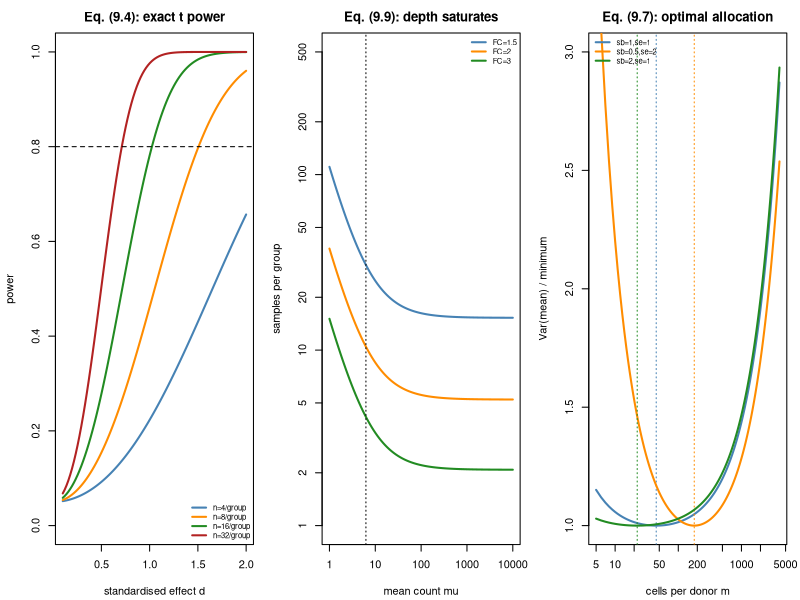

The R source for this figure:
## ---- chunk 1
suppressPackageStartupMessages(library(pwr))
MODULE_NAME <- "09_power_and_sample_size"
OUT <- file.path(Sys.getenv("STATS_OUT", unset = "results"), MODULE_NAME)
dir.create(OUT, recursive = TRUE, showWarnings = FALSE)
header <- function(txt) cat("\n", strrep("=", 72), "\n", txt, "\n",
                            strrep("=", 72), "\n", sep = "")
## ---- chunk 2
header("1. Normal approximation (9.1)-(9.2) vs exact non-central t (9.4)")
power_z <- function(d, n, alpha = 0.05) {                      # eq. (9.1)
  lam <- d / sqrt(2 / n); z <- qnorm(1 - alpha / 2)
  pnorm(lam - z) + pnorm(-z - lam)
}
n_from_z <- function(d, power = 0.8, alpha = 0.05)              # eq. (9.2)
  2 * (qnorm(1 - alpha/2) + qnorm(power))^2 / d^2
power_t <- function(d, n, alpha = 0.05) {                      # eq. (9.4)
  df <- 2 * n - 2; lam <- d * sqrt(n / 2)                      # non-centrality
  pt(qt(1 - alpha/2, df), df, lam, lower.tail = FALSE) +
    pt(-qt(1 - alpha/2, df), df, lam)
}
cat(sprintf("%6s%15s%14s%15s%15s%16s\n", "d", "n/group (9.2)", "Lehr 16/d^2",
            "exact n (9.4)", "power@exact n", "pwr::pwr.t.test"))
for (d in c(0.2, 0.3, 0.5, 0.8, 1.0, 1.5, 2.0)) {
  n_exact <- which(sapply(2:5000, function(n) power_t(d, n)) >= 0.80)[1] + 1
  cat(sprintf("%6.1f%15.1f%14.1f%15d%15.3f%16.1f\n", d, n_from_z(d), 16/d^2,
              n_exact, power_t(d, n_exact), pwr.t.test(d = d, power = 0.8)$n))
}
cat("\n  Lehr's rule (9.3) is accurate to a sample or two: d=1 needs 16/group,\n")
cat("  d=0.5 needs 64, d=0.2 needs 400. It instantly exposes 'a small but\n")
cat("  significant effect with n=4'. `pwr` agrees with the exact formula.\n")
## ---- chunk 3
header("2. Why 'observed power' must never be reported")
set.seed(901)
n <- 12
rec <- t(replicate(400, {
  a <- rnorm(n, 0.35); b <- rnorm(n)
  sp <- sqrt(((n-1)*var(a) + (n-1)*var(b)) / (2*n - 2))
  d_obs <- (mean(a) - mean(b)) / sp
  c(t.test(a, b, var.equal = TRUE)$p.value, power_t(abs(d_obs), n))
}))
cat(sprintf("  Spearman correlation between p-value and 'observed power': %+.4f\n",
            cor(rec[, 1], rec[, 2], method = "spearman")))
cat("  It is exactly -1: observed power is a relabelling of the p-value.\n")
cat("\n  Report instead the MINIMUM DETECTABLE EFFECT of the design you ran:\n")
for (n in c(4, 6, 10, 20)) {
  mde <- pwr.t.test(n = n, power = 0.8, sig.level = 0.05)$d
  cat(sprintf("    n = %3d/group -> 80%% power only for d >= %.2f\n", n, mde))
}
## ---- chunk 4
header("3. Pairing (9.5) and clustering (9.6)")
n_pairs_needed <- function(d_raw, r, power = 0.8, alpha = 0.05)
  (qnorm(1 - alpha/2) + qnorm(power))^2 * 2 * (1 - r) / d_raw^2
cat("  Paired design - subjects needed for 80% power, delta/sigma = 0.5:\n")
base <- n_pairs_needed(0.5, 0)
for (r in c(0, 0.3, 0.5, 0.7, 0.9))
  cat(sprintf("    r = %.1f -> %6.1f pairs (%5.1f%% of the unpaired design)\n",
              r, n_pairs_needed(0.5, r), 100 * n_pairs_needed(0.5, r) / base))
cat("\n  Clustered design - multiply by the design effect (9.6):\n")
n_indep <- n_from_z(0.5)
cat(sprintf("    independent-observation requirement: %.0f per arm\n", n_indep))
for (rho in c(0.01, 0.05, 0.20)) for (m in c(10, 100)) {
  de <- 1 + (m - 1) * rho
  cat(sprintf("    rho=%.2f, m=%3d obs/cluster: DE=%6.2f -> %8.0f obs = %6.1f clusters\n",
              rho, m, de, n_indep * de, n_indep * de / m))
}
## ---- chunk 5
header("4. The donors-vs-cells optimum (9.7)")
optimal_cells <- function(sb, se, c_donor, c_cell) sqrt((se^2 / sb^2) * (c_donor / c_cell))
variance_at <- function(n, m, sb, se) sb^2 / n + se^2 / (n * m)     # eq. (1.5)
BUDGET <- 20000; C_DONOR <- 800; C_CELL <- 0.40
cat(sprintf("  budget = %s; cost per donor = %g, per cell = %g\n\n",
            format(BUDGET, big.mark = ","), C_DONOR, C_CELL))
cat(sprintf("%9s%9s%11s%9s%12s%13s\n", "sigma_b", "sigma_e", "m* (9.7)", "n at m*",
            "Var at m*", "best grid m"))
grid_m <- 5:4000
for (cfg in list(c(1, 1), c(1, 2), c(0.5, 2), c(2, 1))) {
  sb <- cfg[1]; se <- cfg[2]
  m_star <- optimal_cells(sb, se, C_DONOR, C_CELL)
  n_star <- BUDGET / (C_DONOR + m_star * C_CELL)
  n_grid <- BUDGET / (C_DONOR + grid_m * C_CELL)
  best <- grid_m[which.min(variance_at(n_grid, grid_m, sb, se))]
  cat(sprintf("%9.1f%9.1f%11.1f%9.1f%12.5f%13d\n", sb, se, m_star, n_star,
              variance_at(n_star, m_star, sb, se), best))
}
cat("\n  The closed form matches the brute-force optimum. Because donor\n")
cat("  variability is large in human studies, m* is modest and the budget is\n")
cat("  better spent on MORE DONORS.\n")
## ---- chunk 6
header("5. Depth cannot substitute for replicates (9.8)-(9.9)")
n_rnaseq <- function(fc, mu, phi, power = 0.8, alpha = 0.05) {   # eq. (9.9)
  z <- qnorm(1 - alpha/2) + qnorm(power)
  2 * z^2 * (1/mu + phi) / log(fc)^2
}
PHI <- 0.16
cat(sprintf("  dispersion phi = %.2f (BCV = %.2f); floor at mu ~ 1/phi = %.1f counts\n\n",
            PHI, sqrt(PHI), 1/PHI))
cat(sprintf("%15s%10s%10s%10s\n", "mean count mu", "FC=1.5", "FC=2.0", "FC=3.0"))
for (mu in c(1, 3, 6, 20, 100, 1000, 10000))
  cat(sprintf("%15s%10.1f%10.1f%10.1f\n", format(mu, big.mark = ","),
              n_rnaseq(1.5, mu, PHI), n_rnaseq(2, mu, PHI), n_rnaseq(3, mu, PHI)))
cat(sprintf("\n  From mu=100 to mu=10,000 (100x more sequencing) the requirement\n"))
cat(sprintf("  barely moves (%.1f -> %.1f samples). For genuinely low-count genes\n",
            n_rnaseq(2, 100, PHI), n_rnaseq(2, 10000, PHI)))
cat("  depth DOES help. So: filter low counts, then spend on replicates.\n")

cat("\n  Verifying eq. (9.9) by simulation (NB Wald test):\n")
set.seed(902)
for (cfg in list(c(2, 50), c(1.5, 50))) {
  fc <- cfg[1]; mu <- cfg[2]
  n_pred <- ceiling(n_rnaseq(fc, mu, PHI))
  hits <- mean(replicate(600, {
    a <- rnbinom(n_pred, mu = mu * fc, size = 1/PHI)
    b <- rnbinom(n_pred, mu = mu, size = 1/PHI)
    d <- data.frame(y = c(a, b), g = rep(0:1, each = n_pred))
    f <- try(MASS::glm.nb(y ~ g, data = d), silent = TRUE)
    if (inherits(f, "try-error")) NA else coef(summary(f))["g", "Pr(>|z|)"] < 0.05
  }), na.rm = TRUE)
  cat(sprintf("    FC=%.1f, mu=%d: eq.(9.9) predicts n=%d -> simulated power = %.2f\n",
              fc, mu, n_pred, hits))
}
## ---- chunk 7
header("6. Genome-wide testing: the cost of multiplicity")
z_base <- qnorm(1 - 0.05/2) + qnorm(0.8)
cat(sprintf("%12s%12s%13s%13s\n", "G tests", "alpha/G", "z threshold", "n inflation"))
for (G in c(1, 20, 1000, 20000, 1e6)) {
  a <- 0.05 / G; z <- qnorm(1 - a/2) + qnorm(0.8)
  cat(sprintf("%12s%12.2e%13.3f%12.2fx\n", format(G, big.mark = ","), a,
              qnorm(1 - a/2), (z / z_base)^2))
}
cat("\n  1 test to a million multiplies the required n by only ~5, because n\n")
cat("  grows with z^2 and z grows like sqrt(log G).\n")
## ---- chunk 8
header("7. Simulation-based power for a clustered design (9.10)")
simulate_power_clustered <- function(nd, mc, effect, sb = 1, se = 1, n_sim = 500) {
  hits <- mean(replicate(n_sim, {
    nb <- 2 * nd
    b <- rnorm(nb, 0, sb)
    mu <- b + rep(c(effect, 0), each = nd)
    cells <- matrix(rnorm(nb * mc, 0, se), nrow = nb) + mu
    dm <- rowMeans(cells)
    t.test(dm[seq_len(nd)], dm[-seq_len(nd)])$p.value < 0.05
  }))
  c(power = hits, mc_se = sqrt(hits * (1 - hits) / n_sim))
}
set.seed(903)
cat("  effect = 1.0 sigma_b, sigma_e = 1.0\n")
cat(sprintf("%12s%13s%9s%9s\n", "donors/arm", "cells/donor", "power", "MC SE"))
for (nd in c(3, 5, 8, 12)) for (mc in c(20, 500)) {
  r <- simulate_power_clustered(nd, mc, 1.0)
  cat(sprintf("%12d%13d%9.3f%9.3f\n", nd, mc, r["power"], r["mc_se"]))
}
cat("\n  Within a donor count, 20 -> 500 cells changes power very little.\n")
cat("  Down the donor column it changes a lot. Eq. (1.6), end to end.\n")
## ---- chunk 9
png(file.path(OUT, "power.png"), width = 1300, height = 420, res = 110)
par(mfrow = c(1, 3), mar = c(4.2, 4.2, 2.5, 1))
ds <- seq(0.1, 2, length.out = 100)
plot(NA, xlim = range(ds), ylim = c(0, 1), xlab = "standardised effect d",
     ylab = "power", main = "Eq. (9.4): exact t power")
cols <- c("steelblue", "darkorange", "forestgreen", "firebrick")
for (i in seq_along(c(4, 8, 16, 32)))
  lines(ds, sapply(ds, power_t, n = c(4, 8, 16, 32)[i]), col = cols[i], lwd = 2)
abline(h = 0.8, lty = 2)
legend("bottomright", paste0("n=", c(4, 8, 16, 32), "/group"), col = cols, lwd = 2,
       bty = "n", cex = 0.7)

mus <- 10^seq(0, 4, length.out = 100)
plot(NA, xlim = range(mus), ylim = c(1, 500), log = "xy", xlab = "mean count mu",
     ylab = "samples per group", main = "Eq. (9.9): depth saturates")
for (i in seq_along(c(1.5, 2, 3)))
  lines(mus, n_rnaseq(c(1.5, 2, 3)[i], mus, PHI), col = cols[i], lwd = 2)
abline(v = 1/PHI, lty = 3)
legend("topright", paste0("FC=", c(1.5, 2, 3)), col = cols[1:3], lwd = 2,
       bty = "n", cex = 0.7)

plot(NA, xlim = c(5, 4000), ylim = c(1, 3), log = "x", xlab = "cells per donor m",
     ylab = "Var(mean) / minimum", main = "Eq. (9.7): optimal allocation")
for (i in seq_along(list(c(1,1), c(0.5,2), c(2,1)))) {
  cfg <- list(c(1,1), c(0.5,2), c(2,1))[[i]]
  n_grid <- BUDGET / (C_DONOR + grid_m * C_CELL)
  v <- variance_at(n_grid, grid_m, cfg[1], cfg[2])
  lines(grid_m, v / min(v), col = cols[i], lwd = 2)
  abline(v = optimal_cells(cfg[1], cfg[2], C_DONOR, C_CELL), col = cols[i], lty = 3)
}
legend("topleft", c("sb=1,se=1", "sb=0.5,se=2", "sb=2,se=1"), col = cols[1:3],
       lwd = 2, bty = "n", cex = 0.7)
invisible(dev.off())
cat("\nFigure written to", file.path(OUT, "power.png"), "\n")
